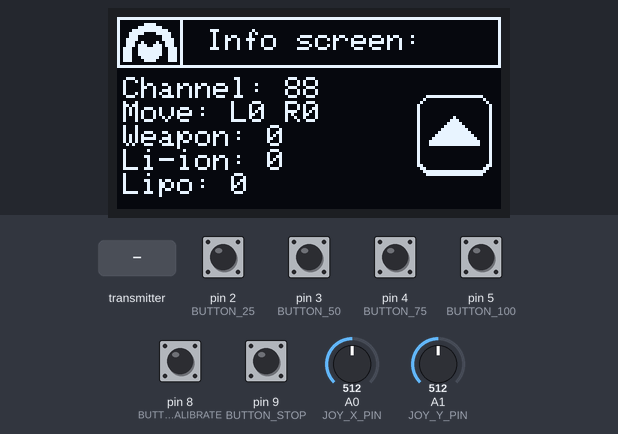
The program below on a simulated Arduino Pro Mini, built with avr-gcc and run on an emulated ATmega328P. On the bench: 128×64 one-colour display. Inputs (shaded band) come from the test bench; at power-on: pin 2 (BUTTON_25), pin 3 (BUTTON_50), pin 4 (BUTTON_75), pin 5 (BUTTON_100), pin 8 (BUTTON_CALIBRATE), pin 9 (BUTTON_STOP) HIGH, A0 (JOY_X_PIN) = 512, A1 (JOY_Y_PIN) = 512. No radio packets arrive unless stated; what the program prints to the serial monitor is not drawn.

Above: at 1.3 s.
1.4 s: the transmitter starts sending isUpsideDown = 0
At 1.8 s:
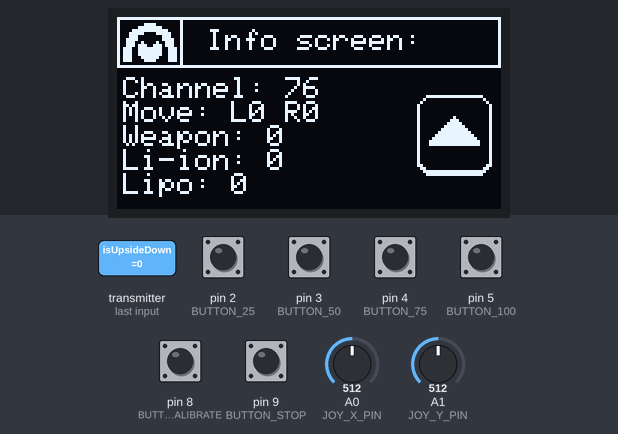
2.9 s: the transmitter starts sending isUpsideDown = 1
At 3.7 s:
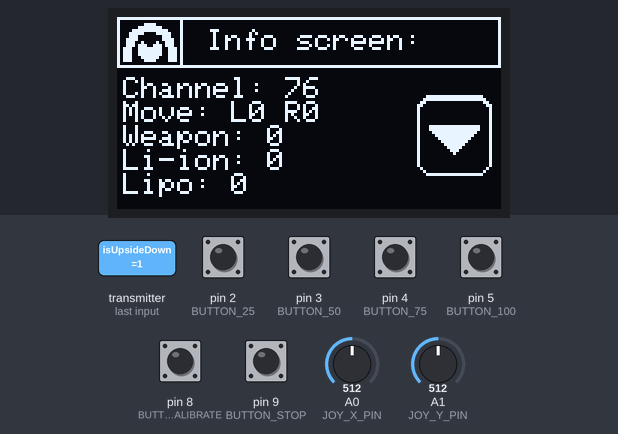
4.5 s: A0 (JOY_X_PIN) set to 716
At 5.5 s:
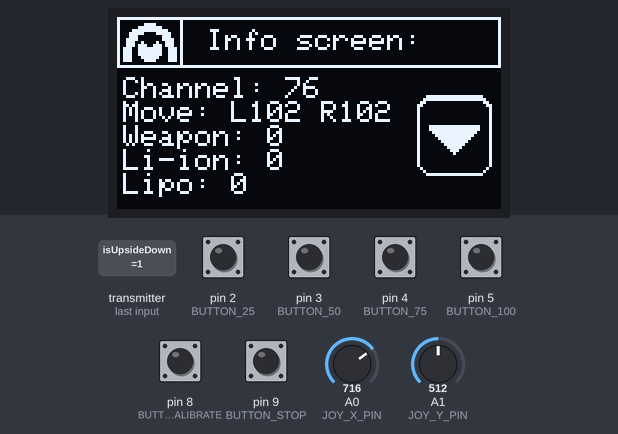
6.0 s: A1 (JOY_Y_PIN) set to 716
At 7.2 s:
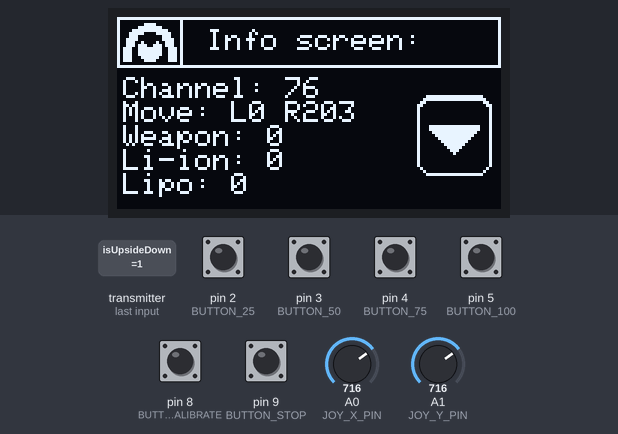
7.5 s: pin 2 (BUTTON_25) pulled LOW for 0.15 s
At 8.2 s:
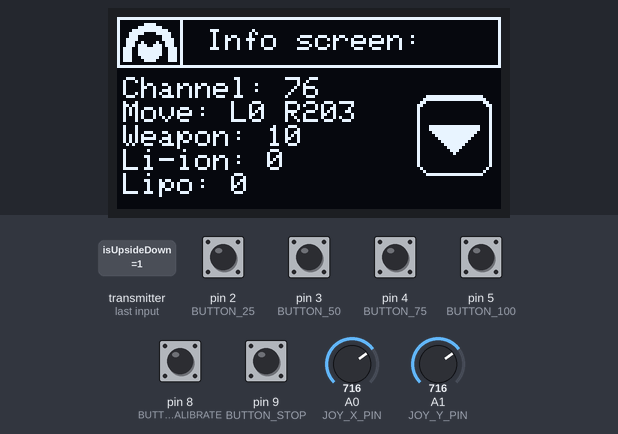
9.1 s: pin 3 (BUTTON_50) pulled LOW for 0.15 s
At 10.4 s:
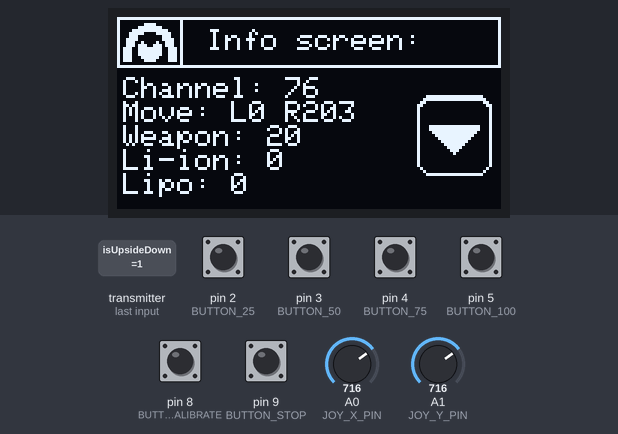
Timing chart, 0 to 11.7 s (numbered marks = the images above; inputs shaded):
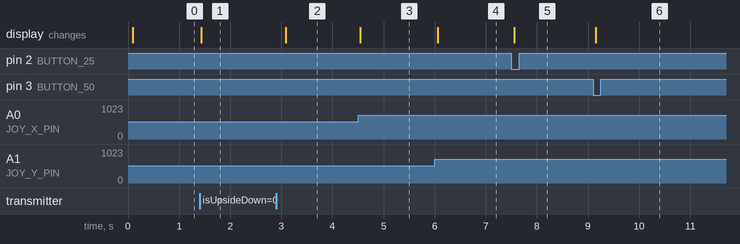

Measured:
- after the input at 1.4 s, the display: changes at once (image 1)
- after the input at 2.9 s, the display: changes after 0.19 s (image 2)
- after the input at 4.5 s, the display: changes at once (image 3)
- after the input at 6.0 s, the display: changes after 0.06 s (image 4)
- after the input at 7.5 s, the display: changes after 0.05 s (image 5)
- after the input at 9.1 s, the display: changes after 0.05 s (image 6)

The program:

main.cpp
```cpp
#include <Arduino.h>
#include <SPI.h>
#include <RF24.h>
#include "core/transmitter.h"
#include "ui/display.h"

#define CE_PIN A2
#define CSN_PIN A3

#define JOY_X_PIN A0
#define JOY_Y_PIN A1
#define BUTTON_STOP 9
#define BUTTON_25 2
#define BUTTON_50 3
#define BUTTON_75 4
#define BUTTON_100 5

#define BUTTON_CALIBRATE 8

#define DEADZONE 0.2
#define MAX_SPEED 255
#define SEND_INTERVAL_MS 300

int16_t lastSentLeft = 0;
int16_t lastSentRight = 0;
int lastSentPercentage = -1;

RF24 radio(CE_PIN, CSN_PIN);


void getMotorSpeeds(float x, float y, int16_t& left_speed, int16_t& right_speed) {
  if (abs(x) < DEADZONE) x = 0;
  if (abs(y) < DEADZONE) y = 0;

  x = -x;

  float left = y + x;
  float right = y - x;

  left = max(-1.0f, min(1.0f, left));
  right = max(-1.0f, min(1.0f, right));

  left_speed = (int16_t)round(left * MAX_SPEED);
  right_speed = (int16_t)round(right * MAX_SPEED);
}

void setup() {
  Serial.begin(9600);

  pinMode(BUTTON_STOP, INPUT_PULLUP);
  pinMode(BUTTON_25, INPUT_PULLUP);
  pinMode(BUTTON_50, INPUT_PULLUP);
  pinMode(BUTTON_75, INPUT_PULLUP);
  pinMode(BUTTON_100, INPUT_PULLUP);
  pinMode(JOY_X_PIN, INPUT);
  pinMode(JOY_Y_PIN, INPUT);
  pinMode(BUTTON_CALIBRATE, INPUT_PULLUP);

  setupDisplay();
  updateDisplay(0, 0, 88, false, 0, 0, 0);

  if (!radio.begin()) {
    Serial.println("Radio initialization failed!");
    updateDisplayMessage("Radio Init Failed");
  } else {
    setupRadio(radio);
    radio.stopListening();
    Serial.println("Transmitter initialized");
  }
}

void loop() {
  static unsigned long lastSentTime = 0;

  float x = (analogRead(JOY_X_PIN) - 512.0) / 512.0;
  float y = (analogRead(JOY_Y_PIN) - 512.0) / 512.0;

  int16_t currentLeftSpeed, currentRightSpeed;
  getMotorSpeeds(x, y, currentLeftSpeed, currentRightSpeed);

  int currentPercentage = -1;
  int calibrateState = 0;
  if (digitalRead(BUTTON_STOP) == LOW) {
    currentPercentage = 0;
  } else if (digitalRead(BUTTON_25) == LOW) {
    currentPercentage = 10;
  } else if (digitalRead(BUTTON_50) == LOW) {
    currentPercentage = 20;
  } else if (digitalRead(BUTTON_75) == LOW) {
    currentPercentage = 40;
  } else if (digitalRead(BUTTON_100) == LOW) {
    currentPercentage = 100;
  }

  if (digitalRead(BUTTON_CALIBRATE) == LOW) {
    calibrateState = 1;
  }

  if (currentPercentage == -1) {
    currentPercentage = lastSentPercentage >= 0 ? lastSentPercentage : 0;
  }

  unsigned long now = millis();
  if (currentLeftSpeed != lastSentLeft || currentRightSpeed != lastSentRight ||
      currentPercentage != lastSentPercentage || now - lastSentTime > SEND_INTERVAL_MS) {
    char dataString[50];
    snprintf(dataString, sizeof(dataString), "L%dR%dB%dC%d", currentLeftSpeed, currentRightSpeed, currentPercentage, calibrateState);
    calibrateState = 0;
    Serial.print("Sending: ");
    Serial.println(dataString);
    radio.stopListening();

    if (!radio.write(&dataString, sizeof(dataString))) {
      Serial.println(F("Failed to send"));
    }

    radio.startListening();
    StatusPackage status;
    unsigned long started_waiting_at = micros();
    boolean timeout = false;
    while (!radio.available()) {
      if (micros() - started_waiting_at > 200000) {
        timeout = true;
        break;
      }
    }

    if (timeout) {
      Serial.println(F("Failed, response timed out."));
    } else {
      radio.read(&status, sizeof(StatusPackage));
      lastSentLeft = currentLeftSpeed;
      lastSentRight = currentRightSpeed;
      lastSentPercentage = currentPercentage;
      lastSentTime = now;
      updateDisplay(
        currentLeftSpeed,
        currentRightSpeed,
        radio.getChannel(),
        status.isUpsideDown,
        status.liionPercent,
        status.lipoPercent,
        lastSentPercentage
      );
    }
  }
  delay(20);
}
```

transmitter.cpp
```cpp
#include <Arduino.h>
#include <RF24.h>
#include <nRF24L01.h>
#include <SPI.h>
#include "transmitter.h"

byte controller_node[6] = "0768";
byte samaya_node[6] = "3163";

const uint8_t channel = 88;

#define RF_DATA_RATE RF24_250KBPS
#define RF_AUTO_ACK true
#define RF_RETRIES_DELAY 0
#define RF_RETRIES_COUNT 15
#define RF_PAYLOAD_SIZE 32
#define RF_ACK_PAYLOAD true


void setupRadio(RF24& radio) {
  radio.begin();
  radio.setPALevel(RF24_PA_HIGH);
  // radio.setDataRate(RF_DATA_RATE);
  radio.setChannel(channel);
  radio.openWritingPipe(samaya_node);
  radio.openReadingPipe(1, controller_node);
  radio.startListening();
  radio.setPayloadSize(32);
}

bool sendMessage(RF24& radio, const char* data, uint8_t size, StatusPackage* statusResponse) {

}
```

transmitter.h
```cpp
#ifndef TRANSMITTER_H
#define TRANSMITTER_H

#include <RF24.h>

struct StatusPackage {
    bool isUpsideDown;
    uint8_t liionPercent;
    uint8_t lipoPercent;
};

struct ControlPackage {
  int16_t left;
  int16_t right;
};

void setupRadio(RF24& radio);
bool sendMessage(RF24& radio, const char* data, uint8_t size, StatusPackage* statusResponse);

#endif
```

display.cpp
```cpp
#include "display.h"

Adafruit_SSD1306 display(SCREEN_WIDTH, SCREEN_HEIGHT, &Wire, OLED_RESET);

static const unsigned char image_download_bits[] PROGMEM = {
  0x80,0x07,0x00,0xe0,0x1f,0x00,0xf8,0x7f,0x00,0x7c,0xf8,0x00,0x1c,0xe0,0x00,0x1e,
  0xe0,0x01,0x4e,0xc8,0x01,0xee,0xdc,0x01,0xe7,0x9f,0x03,0xe7,0x9f,0x03,0xe7,0x9f,
  0x03,0xc7,0x8f,0x03,0x87,0x87,0x03
};

static const unsigned char image_download_1_bits[] PROGMEM = {
  0xf8,0xff,0x3f,0x00,0x04,0x00,0x40,0x00,0x02,0x00,0x80,0x00,0x01,0x00,0x00,0x01,
  0x01,0x00,0x00,0x01,0x01,0x00,0x00,0x01,0x01,0x00,0x00,0x01,0x01,0x10,0x00,0x01,
  0x01,0x38,0x00,0x01,0x01,0x7c,0x00,0x01,0x01,0xfe,0x00,0x01,0x01,0xff,0x01,0x01,
  0x81,0xff,0x03,0x01,0xc1,0xff,0x07,0x01,0xe1,0xff,0x0f,0x01,0xf1,0xff,0x1f,0x01,
  0xf1,0xff,0x1f,0x01,0x01,0x00,0x00,0x01,0x01,0x00,0x00,0x01,0x01,0x00,0x00,0x01,
  0x01,0x00,0x00,0x01,0x01,0x00,0x00,0x01,0x01,0x00,0x00,0x01,0x03,0x00,0x80,0x01,
  0x06,0x00,0xc0,0x00,0xfc,0xff,0x7f,0x00,0xf8,0xff,0x3f,0x00
};

static const unsigned char image_download_1_flipped_bits[] PROGMEM = {
  0xf8,0xff,0x3f,0x00,0xfc,0xff,0x7f,0x00,0x06,0x00,0xc0,0x00,0x03,0x00,0x80,0x01,
  0x01,0x00,0x00,0x01,0x01,0x00,0x00,0x01,0x01,0x00,0x00,0x01,0x01,0x00,0x00,0x01,
  0x01,0x00,0x00,0x01,0x01,0x00,0x00,0x01,0xf1,0xff,0x1f,0x01,0xf1,0xff,0x1f,0x01,
  0xe1,0xff,0x0f,0x01,0xc1,0xff,0x07,0x01,0x81,0xff,0x03,0x01,0x01,0xff,0x01,0x01,
  0x01,0xfe,0x00,0x01,0x01,0x7c,0x00,0x01,0x01,0x38,0x00,0x01,0x01,0x10,0x00,0x01,
  0x01,0x00,0x00,0x01,0x01,0x00,0x00,0x01,0x01,0x00,0x00,0x01,0x01,0x00,0x00,0x01,
  0x02,0x00,0x80,0x00,0x04,0x00,0x40,0x00,0xf8,0xff,0x3f,0x00
};


void setupDisplay() {
  if (!display.begin(SSD1306_SWITCHCAPVCC, 0x3C)) {
    Serial.println(F("SSD1306 allocation failed"));
    while (1);
  }
  display.clearDisplay();
  display.setTextSize(1);
  display.setTextColor(SSD1306_WHITE);
  display.display();
}

void updateDisplay(int16_t leftSpeed, int16_t rightSpeed, uint8_t channel, bool isUpsideDown, uint8_t liionPercent, uint8_t lipoPercent, int lastSentPercent) {
  display.clearDisplay();

  display.setTextSize(1);
  display.setTextColor(WHITE);

  display.drawXBitmap(2, 2, image_download_bits, 18, 13, WHITE);

  display.setCursor(30, 4);
  display.print("Info screen:");

  char buf[20];

  display.setCursor(2, 20);
  sprintf(buf, "Channel: %d", channel);
  display.print(buf);

  display.setCursor(2, 28);
  sprintf(buf, "Move: L%d R%d", abs(leftSpeed), abs(rightSpeed));
  display.print(buf);

  display.setCursor(2, 36);
  sprintf(buf, "Weapon: %d", abs(lastSentPercent));
  display.print(buf);

  display.setCursor(2, 44);
  sprintf(buf, "Li-ion: %d", liionPercent);
  display.print(buf);

  display.setCursor(2, 52);
  sprintf(buf, "Lipo: %d", lipoPercent);
  display.print(buf);

  display.drawRect(0, 0, 128, 17, WHITE);
  display.drawLine(21, 0, 21, 15, WHITE);

  if (isUpsideDown) {
    display.drawXBitmap(100, 26, image_download_1_flipped_bits, 25, 27, WHITE);
  } else {
    display.drawXBitmap(100, 26, image_download_1_bits, 25, 27, WHITE);
  }

  display.display();
}

void updateDisplayMessage(const char* message) {
  display.clearDisplay();
  display.setCursor(30, 30);
  display.print(message);
  display.display();
}
```

display.h
```cpp
#ifndef DISPLAY_H
#define DISPLAY_H

#include <Arduino.h>
#include <Adafruit_GFX.h>
#include <Adafruit_SSD1306.h>

#define SCREEN_WIDTH 128
#define SCREEN_HEIGHT 64
#define OLED_RESET     -1

extern Adafruit_SSD1306 display;

void setupDisplay();
void updateDisplay(int16_t leftSpeed, int16_t rightSpeed, uint8_t channel, bool isUpsideDown, uint8_t liionPercent, uint8_t lipoPercent, int lastSentPercent);
void updateDisplayMessage(const char* message);

#endif
```
